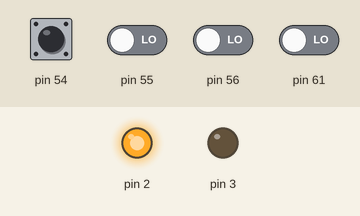
Recording of a sketch running on a simulated Arduino Mega 2560, built with avr-gcc and run on an emulated ATmega2560. Shown: output pins drawn as LEDs (lit = HIGH). Inputs (shaded band) come from the test bench; at power-on: pin 54–56, pin 61 LOW.

Above: at 1.2 s.
1.3 s: pin 54 pulsed HIGH 5 times (0.12 s each, 0.3 s apart)
At 3.6 s:
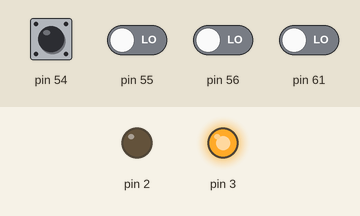
4.3 s: pin 55 driven HIGH
At 5.1 s:
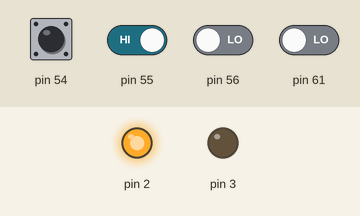
Timing chart, 0 to 7.3 s (numbered marks = the images above; inputs shaded):
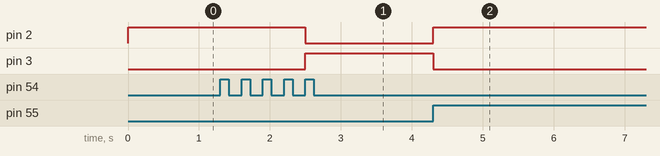

Measured:
- after the input at 1.3 s, pin 2: HIGH → LOW after 1.2 s; pin 3: LOW → HIGH after 1.2 s
- after the input at 4.3 s, pin 2: LOW → HIGH at once; pin 3: HIGH → LOW at once

The sketch:

TC300_Parking.ino
```cpp
#include <SPI.h>
#include <Controllino.h>

//
// Tâche : TC300_Parking
//

// Définition des variables

int iCompteur;      // compter le nombre de voitures
bool bFlanc = LOW;  // rebondissement de la barrière lumineuse

//
// Configuration
//
void setup() {

  pinMode(CONTROLLINO_A0, INPUT);
  pinMode(CONTROLLINO_A1, INPUT);
  pinMode(CONTROLLINO_A2, INPUT);
  pinMode(CONTROLLINO_A7, INPUT);

  pinMode(CONTROLLINO_D0, OUTPUT);
  pinMode(CONTROLLINO_D1, OUTPUT);
}

//
// Boucle
//
void loop() {

  // Barrière lumineuse d'entrée, compter la voiture
  if ((bFlanc == LOW) && (digitalRead(CONTROLLINO_A0) == HIGH)) {
    iCompteur++;
    bFlanc = HIGH; // compter seulement lorsque le flanc passe de Low -> High
  }

  // Réinitialiser le compteur à 0
  if ((bFlanc == LOW) && (digitalRead(CONTROLLINO_A1) == HIGH)) {
    iCompteur = 0;
    bFlanc = HIGH;
  }

  // Ajuster le compteur +1
  if ((bFlanc == LOW) && (digitalRead(CONTROLLINO_A2) == HIGH)) {
    iCompteur++;
    bFlanc = HIGH;
  }

  // Barrière lumineuse de sortie
  if ((bFlanc == LOW) && (digitalRead(CONTROLLINO_A7) == HIGH)) {
    iCompteur--;
    if (iCompteur < 0) iCompteur = 0;
    bFlanc = HIGH;
  }

  // Barrière lumineuse d'entrée
  if (iCompteur < 5) {
    digitalWrite(CONTROLLINO_D0, HIGH);
    digitalWrite(CONTROLLINO_D1, LOW);
  }

  // Barrière lumineuse d'entrée
  if (iCompteur >= 5) {
    digitalWrite(CONTROLLINO_D0, LOW);
    digitalWrite(CONTROLLINO_D1, HIGH);
  }

  // Réinitialiser la variable bFlanc uniquement lorsque le flanc passe de High -> Low
  if (!(digitalRead(CONTROLLINO_A0)) && !(digitalRead(CONTROLLINO_A1)) && !(digitalRead(CONTROLLINO_A2)) && !(digitalRead(CONTROLLINO_A7))) {
    bFlanc = LOW;
    delay(20); //
  }
}
```
